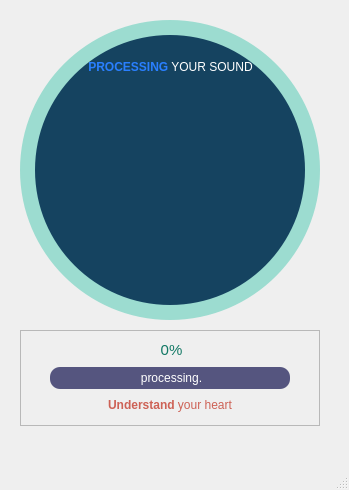
<?xml version="1.0" encoding="UTF-8"?>
<ui version="4.0">
 <class>MainWindow</class>
 <widget class="QMainWindow" name="MainWindow">
  <property name="geometry">
   <rect>
    <x>0</x>
    <y>0</y>
    <width>349</width>
    <height>490</height>
   </rect>
  </property>
  <property name="windowTitle">
   <string>MainWindow</string>
  </property>
  <widget class="QWidget" name="centralwidget">
   <widget class="QFrame" name="circularProgressBar">
    <property name="geometry">
     <rect>
      <x>10</x>
      <y>10</y>
      <width>320</width>
      <height>420</height>
     </rect>
    </property>
    <property name="frameShape">
     <enum>QFrame::NoFrame</enum>
    </property>
    <property name="frameShadow">
     <enum>QFrame::Raised</enum>
    </property>
    <widget class="QFrame" name="circularProgress">
     <property name="geometry">
      <rect>
       <x>10</x>
       <y>10</y>
       <width>300</width>
       <height>300</height>
      </rect>
     </property>
     <property name="styleSheet">
      <string notr="true"/>
     </property>
     <property name="frameShape">
      <enum>QFrame::NoFrame</enum>
     </property>
     <property name="frameShadow">
      <enum>QFrame::Raised</enum>
     </property>
    </widget>
    <widget class="QFrame" name="circularBig">
     <property name="geometry">
      <rect>
       <x>10</x>
       <y>10</y>
       <width>300</width>
       <height>300</height>
      </rect>
     </property>
     <property name="styleSheet">
      <string notr="true">QFrame{
border-radius: 150px;
background-color: rgba(72, 201, 176, 50%);
}</string>
     </property>
     <property name="frameShape">
      <enum>QFrame::NoFrame</enum>
     </property>
     <property name="frameShadow">
      <enum>QFrame::Raised</enum>
     </property>
    </widget>
    <widget class="QFrame" name="frame">
     <property name="geometry">
      <rect>
       <x>25</x>
       <y>25</y>
       <width>270</width>
       <height>270</height>
      </rect>
     </property>
     <property name="styleSheet">
      <string notr="true">QFrame{
	border-radius:135px;
	background-color: rgb(21, 67, 96);
}
</string>
     </property>
     <property name="frameShape">
      <enum>QFrame::StyledPanel</enum>
     </property>
     <property name="frameShadow">
      <enum>QFrame::Raised</enum>
     </property>
     <widget class="QWidget" name="layoutWidget">
      <property name="geometry">
       <rect>
        <x>10</x>
        <y>20</y>
        <width>251</width>
        <height>231</height>
       </rect>
      </property>
      <layout class="QVBoxLayout" name="verticalLayout">
       <item>
        <widget class="QLabel" name="label_title">
         <property name="maximumSize">
          <size>
           <width>16777215</width>
           <height>25</height>
          </size>
         </property>
         <property name="styleSheet">
          <string notr="true">background-color:none;
color:#FFFFFF</string>
         </property>
         <property name="text">
          <string>&lt;html&gt;&lt;head/&gt;&lt;body&gt;&lt;p align=&quot;center&quot;&gt;&lt;span style=&quot; font-weight:600; color:#297fff;&quot;&gt;PROCESSING&lt;/span&gt; YOUR SOUND&lt;/p&gt;&lt;/body&gt;&lt;/html&gt;</string>
         </property>
        </widget>
       </item>
       <item>
        <widget class="QLabel" name="label_image">
         <property name="font">
          <font>
           <family>Perpetua Titling MT</family>
           <pointsize>58</pointsize>
          </font>
         </property>
         <property name="styleSheet">
          <string notr="true">background-color:none;
color:#FFFFFF</string>
         </property>
         <property name="text">
          <string/>
         </property>
        </widget>
       </item>
      </layout>
     </widget>
    </widget>
    <widget class="QFrame" name="circularProgressBarInformation">
     <property name="geometry">
      <rect>
       <x>10</x>
       <y>320</y>
       <width>300</width>
       <height>96</height>
      </rect>
     </property>
     <property name="frameShape">
      <enum>QFrame::StyledPanel</enum>
     </property>
     <property name="frameShadow">
      <enum>QFrame::Raised</enum>
     </property>
     <layout class="QVBoxLayout" name="verticalLayout_2">
      <item>
       <widget class="QLabel" name="label_percentage">
        <property name="styleSheet">
         <string notr="true">QLabel{
	border-radius:10px;
	color:#FFFFFF;
	background-color: rgba(0, 0, 0, 0%);
	margin-left: 40px;
	margin-right: 40px;
}</string>
        </property>
        <property name="text">
         <string>&lt;html&gt;&lt;head/&gt;&lt;body&gt;&lt;p align=&quot;center&quot;&gt;&lt;span style=&quot; font-size:11pt; color:#117864;&quot;&gt;0%&lt;/span&gt;&lt;/p&gt;&lt;/body&gt;&lt;/html&gt;</string>
        </property>
       </widget>
      </item>
      <item>
       <widget class="QLabel" name="label_processing">
        <property name="minimumSize">
         <size>
          <width>0</width>
          <height>20</height>
         </size>
        </property>
        <property name="styleSheet">
         <string notr="true">QLabel{
	border-radius:10px;
	color:#FFFFFF;
	background-color: rgb(85, 85, 127);
	margin-left: 20px;
	margin-right: 20px;
}</string>
        </property>
        <property name="text">
         <string>&lt;html&gt;&lt;head/&gt;&lt;body&gt;&lt;p align=&quot;center&quot;&gt;processing.&lt;/p&gt;&lt;/body&gt;&lt;/html&gt;</string>
        </property>
       </widget>
      </item>
      <item>
       <widget class="QLabel" name="label_textChanging">
        <property name="styleSheet">
         <string notr="true">background-color:none;
color:#FFFFFF</string>
        </property>
        <property name="text">
         <string>&lt;html&gt;&lt;head/&gt;&lt;body&gt;&lt;p align=&quot;center&quot;&gt;&lt;span style=&quot; font-size:9pt; color:#cd6155;&quot;&gt;&lt;strong&gt;Understand&lt;/strong&gt; your heart&lt;/span&gt;&lt;/p&gt;&lt;/body&gt;&lt;/html&gt;</string>
        </property>
       </widget>
      </item>
     </layout>
    </widget>
    <zorder>circularBig</zorder>
    <zorder>circularProgress</zorder>
    <zorder>frame</zorder>
    <zorder>circularProgressBarInformation</zorder>
   </widget>
  </widget>
  <widget class="QMenuBar" name="menubar">
   <property name="geometry">
    <rect>
     <x>0</x>
     <y>0</y>
     <width>349</width>
     <height>26</height>
    </rect>
   </property>
  </widget>
  <widget class="QStatusBar" name="statusbar"/>
 </widget>
 <resources/>
 <connections/>
</ui>
